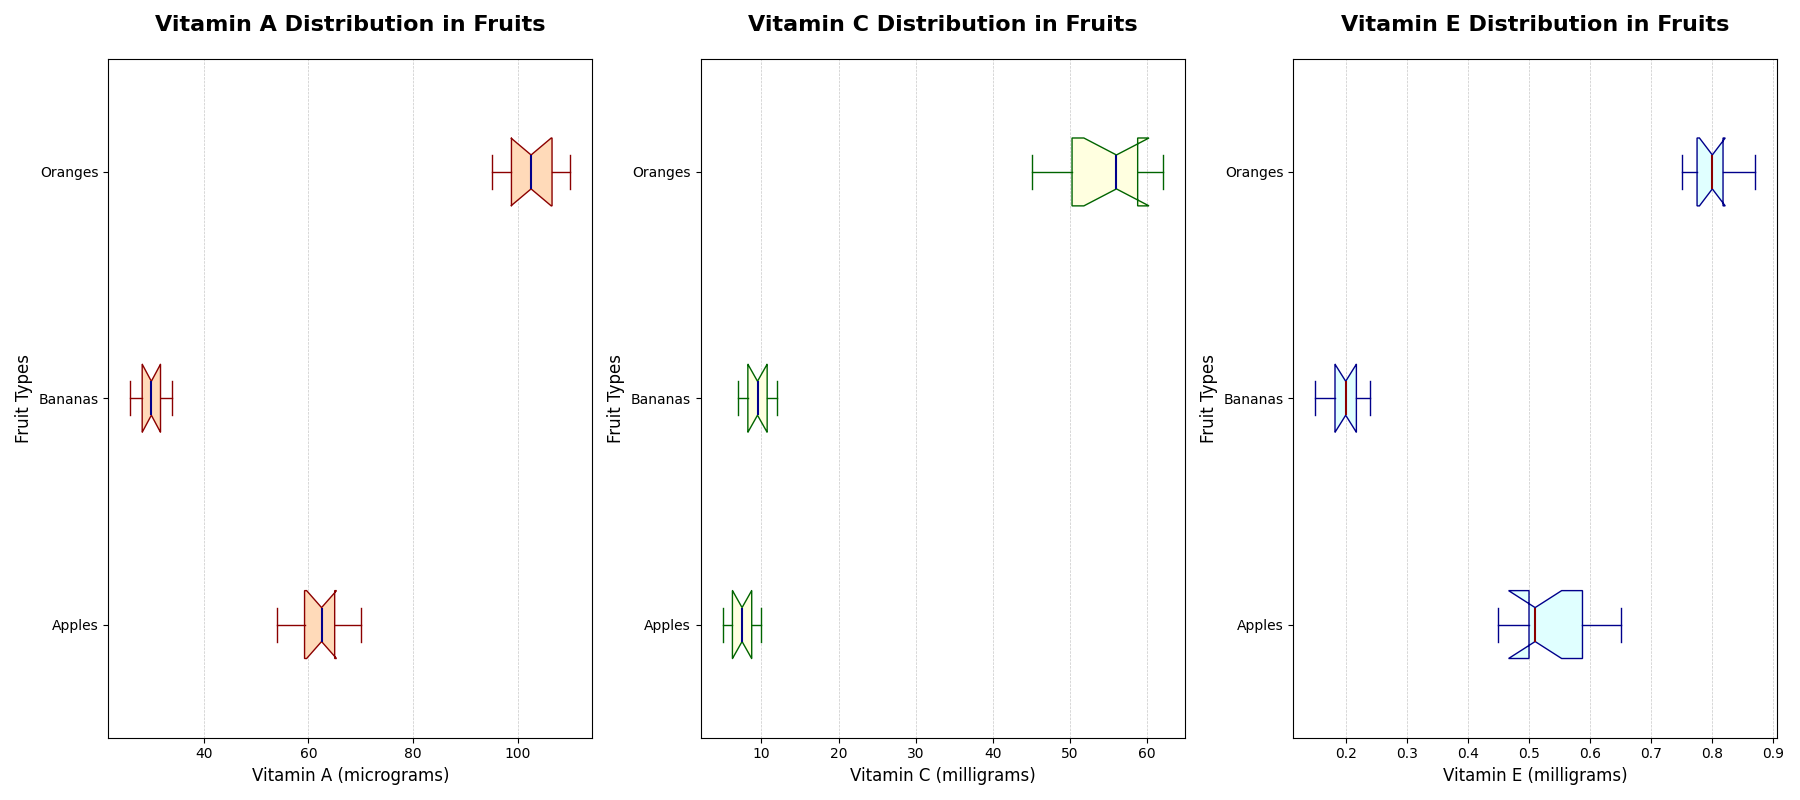

Source code (Python):
import matplotlib.pyplot as plt
import numpy as np

# Backstory: A study on the concentration of different vitamins in various types of fruits.
# The goal is to compare the distribution of Vitamin A, Vitamin C, and Vitamin E in Apples, Bananas, and Oranges.

# Data for Vitamin A (in micrograms)
vitamin_a_apples = np.array([54, 60, 63, 65, 59, 70, 65, 62, 55, 66])
vitamin_a_bananas = np.array([30, 28, 32, 31, 29, 33, 27, 26, 34, 30])
vitamin_a_oranges = np.array([98, 102, 110, 95, 105, 107, 103, 109, 101, 98])

# Data for Vitamin C (in milligrams)
vitamin_c_apples = np.array([6, 7, 8, 9, 5, 10, 7, 6, 8, 9])
vitamin_c_bananas = np.array([9, 8, 10, 11, 7, 12, 10, 9, 8, 12])
vitamin_c_oranges = np.array([50, 45, 55, 48, 60, 62, 51, 58, 59, 57])

# Data for Vitamin E (in milligrams)
vitamin_e_apples = np.array([0.5, 0.6, 0.45, 0.5, 0.6, 0.65, 0.55, 0.52, 0.48, 0.50])
vitamin_e_bananas = np.array([0.2, 0.15, 0.18, 0.22, 0.20, 0.19, 0.21, 0.23, 0.24, 0.18])
vitamin_e_oranges = np.array([0.8, 0.75, 0.85, 0.77, 0.80, 0.87, 0.76, 0.82, 0.81, 0.79])

# Aggregate data for box plot
vitamin_data_a = [vitamin_a_apples, vitamin_a_bananas, vitamin_a_oranges]
vitamin_data_c = [vitamin_c_apples, vitamin_c_bananas, vitamin_c_oranges]
vitamin_data_e = [vitamin_e_apples, vitamin_e_bananas, vitamin_e_oranges]

# Labels for fruits
fruit_labels = ['Apples', 'Bananas', 'Oranges']

# Plot setup
fig, axs = plt.subplots(1, 3, figsize=(18, 8))

# Customizing each subplot to distinguish them visually and contextually:
# First subplot: Vitamin A Distribution
axs[0].boxplot(vitamin_data_a, vert=False, patch_artist=True, labels=fruit_labels, notch=True,
               boxprops=dict(facecolor='lightcoral', color='darkred'),
               whiskerprops=dict(color='darkred'),
               capprops=dict(color='darkred'),
               medianprops=dict(color='darkblue', linewidth=1.5))
for patch in axs[0].patches:
    patch.set_facecolor('peachpuff')
axs[0].set_title('Vitamin A Distribution in Fruits', fontsize=16, weight='bold', pad=20)
axs[0].set_xlabel('Vitamin A (micrograms)', fontsize=12)
axs[0].set_ylabel('Fruit Types', fontsize=12)
axs[0].grid(True, linestyle='--', linewidth=0.5, alpha=0.7, axis='x')

# Second subplot: Vitamin C Distribution
axs[1].boxplot(vitamin_data_c, vert=False, patch_artist=True, labels=fruit_labels, notch=True,
               boxprops=dict(facecolor='lightgreen', color='darkgreen'),
               whiskerprops=dict(color='darkgreen'),
               capprops=dict(color='darkgreen'),
               medianprops=dict(color='darkblue', linewidth=1.5))
for patch in axs[1].patches:
    patch.set_facecolor('lightyellow')
axs[1].set_title('Vitamin C Distribution in Fruits', fontsize=16, weight='bold', pad=20)
axs[1].set_xlabel('Vitamin C (milligrams)', fontsize=12)
axs[1].set_ylabel('Fruit Types', fontsize=12)
axs[1].grid(True, linestyle='--', linewidth=0.5, alpha=0.7, axis='x')

# Third subplot: Vitamin E Distribution
axs[2].boxplot(vitamin_data_e, vert=False, patch_artist=True, labels=fruit_labels, notch=True,
               boxprops=dict(facecolor='lightblue', color='darkblue'),
               whiskerprops=dict(color='darkblue'),
               capprops=dict(color='darkblue'),
               medianprops=dict(color='darkred', linewidth=1.5))
for patch in axs[2].patches:
    patch.set_facecolor('lightcyan')
axs[2].set_title('Vitamin E Distribution in Fruits', fontsize=16, weight='bold', pad=20)
axs[2].set_xlabel('Vitamin E (milligrams)', fontsize=12)
axs[2].set_ylabel('Fruit Types', fontsize=12)
axs[2].grid(True, linestyle='--', linewidth=0.5, alpha=0.7, axis='x')

# Adjust layout for a better fit
plt.tight_layout()

# Show plot
plt.show()
